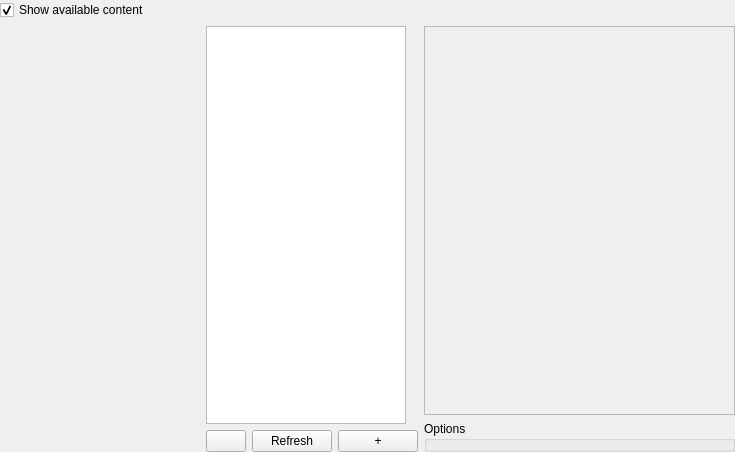
<?xml version="1.0" encoding="UTF-8"?>
<ui version="4.0">
 <class>PanelPicturePreview</class>
 <widget class="QWidget" name="PanelPicturePreview">
  <property name="geometry">
   <rect>
    <x>0</x>
    <y>0</y>
    <width>735</width>
    <height>452</height>
   </rect>
  </property>
  <property name="windowTitle">
   <string>Form</string>
  </property>
  <layout class="QGridLayout" name="gridLayout">
   <property name="leftMargin">
    <number>0</number>
   </property>
   <property name="topMargin">
    <number>0</number>
   </property>
   <property name="rightMargin">
    <number>0</number>
   </property>
   <property name="bottomMargin">
    <number>0</number>
   </property>
   <item row="0" column="0">
    <layout class="QVBoxLayout" name="verticalLayout_4" stretch="0,1">
     <item>
      <widget class="QCheckBox" name="checkBoxContent">
       <property name="text">
        <string>Show available content</string>
       </property>
       <property name="checked">
        <bool>true</bool>
       </property>
      </widget>
     </item>
     <item>
      <layout class="QHBoxLayout" name="horizontalLayout_3" stretch="0,0,1">
       <item>
        <widget class="PanelSuperList" name="widgetPanelIDs" native="true">
         <property name="minimumSize">
          <size>
           <width>200</width>
           <height>0</height>
          </size>
         </property>
         <property name="maximumSize">
          <size>
           <width>200</width>
           <height>16777215</height>
          </size>
         </property>
        </widget>
       </item>
       <item>
        <layout class="QVBoxLayout" name="verticalLayout" stretch="1,0">
         <item>
          <widget class="WidgetSuperTree" name="treeViewAvailableContent">
           <property name="minimumSize">
            <size>
             <width>200</width>
             <height>0</height>
            </size>
           </property>
           <property name="maximumSize">
            <size>
             <width>200</width>
             <height>16777215</height>
            </size>
           </property>
           <attribute name="headerVisible">
            <bool>false</bool>
           </attribute>
          </widget>
         </item>
         <item>
          <layout class="QHBoxLayout" name="horizontalLayout" stretch="1,0,1">
           <item>
            <widget class="QPushButton" name="pushButtonMove">
             <property name="maximumSize">
              <size>
               <width>16777215</width>
               <height>22</height>
              </size>
             </property>
             <property name="text">
              <string/>
             </property>
             <property name="icon">
              <iconset resource="../ressources.qrc">
               <normaloff>:/icons/Ressources/big_arrow_left.png</normaloff>:/icons/Ressources/big_arrow_left.png</iconset>
             </property>
            </widget>
           </item>
           <item>
            <widget class="QPushButton" name="pushButtonRefresh">
             <property name="text">
              <string>Refresh</string>
             </property>
            </widget>
           </item>
           <item>
            <widget class="QPushButton" name="pushButtonAdd">
             <property name="maximumSize">
              <size>
               <width>16777215</width>
               <height>22</height>
              </size>
             </property>
             <property name="text">
              <string>+</string>
             </property>
            </widget>
           </item>
          </layout>
         </item>
        </layout>
       </item>
       <item>
        <layout class="QVBoxLayout" name="verticalLayout_2" stretch="0,0">
         <item>
          <widget class="QScrollArea" name="scrollArea">
           <property name="widgetResizable">
            <bool>true</bool>
           </property>
           <widget class="QWidget" name="widgetContent">
            <property name="geometry">
             <rect>
              <x>0</x>
              <y>0</y>
              <width>311</width>
              <height>372</height>
             </rect>
            </property>
            <layout class="QGridLayout" name="gridLayout_3">
             <property name="leftMargin">
              <number>0</number>
             </property>
             <property name="topMargin">
              <number>0</number>
             </property>
             <property name="rightMargin">
              <number>0</number>
             </property>
             <property name="bottomMargin">
              <number>0</number>
             </property>
             <item row="0" column="0">
              <layout class="QGridLayout" name="gridLayout_2" rowstretch="0,0,1" columnstretch="0,1">
               <item row="0" column="0">
                <widget class="WidgetPicturePreview" name="widgetPreview" native="true"/>
               </item>
               <item row="0" column="1" rowspan="2">
                <spacer name="horizontalSpacer">
                 <property name="orientation">
                  <enum>Qt::Horizontal</enum>
                 </property>
                 <property name="sizeHint" stdset="0">
                  <size>
                   <width>40</width>
                   <height>20</height>
                  </size>
                 </property>
                </spacer>
               </item>
               <item row="1" column="0">
                <widget class="WidgetTilesetSelector" name="widgetTileset" native="true"/>
               </item>
               <item row="2" column="0" colspan="2">
                <spacer name="verticalSpacer">
                 <property name="orientation">
                  <enum>Qt::Vertical</enum>
                 </property>
                 <property name="sizeHint" stdset="0">
                  <size>
                   <width>58</width>
                   <height>40</height>
                  </size>
                 </property>
                </spacer>
               </item>
              </layout>
             </item>
            </layout>
           </widget>
          </widget>
         </item>
         <item>
          <widget class="QGroupBox" name="groupBoxOptions">
           <property name="title">
            <string>Options</string>
           </property>
          </widget>
         </item>
        </layout>
       </item>
      </layout>
     </item>
    </layout>
   </item>
  </layout>
 </widget>
 <customwidgets>
  <customwidget>
   <class>WidgetSuperTree</class>
   <extends>QTreeView</extends>
   <header>widgetsupertree.h</header>
  </customwidget>
  <customwidget>
   <class>PanelSuperList</class>
   <extends>QWidget</extends>
   <header>panelsuperlist.h</header>
   <container>1</container>
  </customwidget>
  <customwidget>
   <class>WidgetPicturePreview</class>
   <extends>QWidget</extends>
   <header>widgetpicturepreview.h</header>
   <container>1</container>
  </customwidget>
  <customwidget>
   <class>WidgetTilesetSelector</class>
   <extends>QWidget</extends>
   <header>widgettilesetselector.h</header>
   <container>1</container>
  </customwidget>
 </customwidgets>
 <resources>
  <include location="../ressources.qrc"/>
 </resources>
 <connections/>
</ui>
